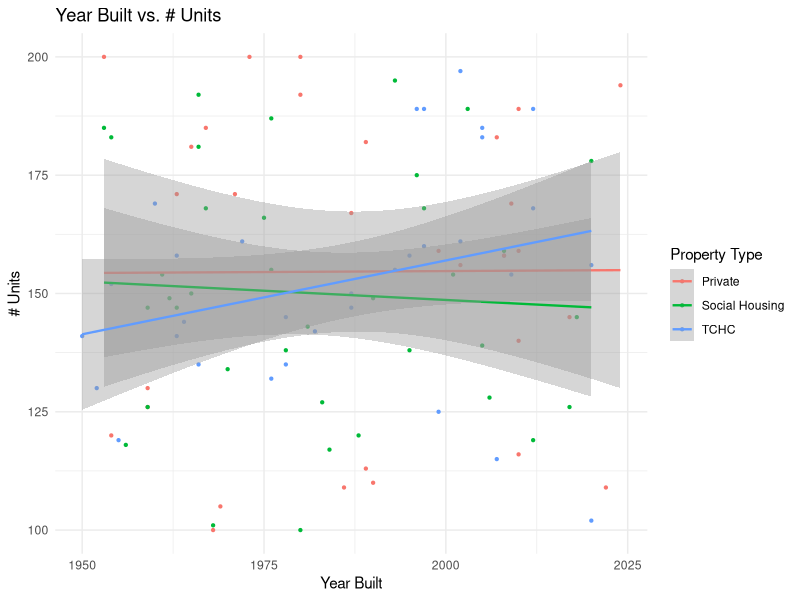

Reproduce this figure in R.
library(dplyr)
library(tidyverse)  

# create a simulate data of a group of building with their year, score, storeys,
# number of units and property type.

set.seed(66) # set seed for reproducibility

building_data <- tibble(
  Year = sample(1950:2024, 100, replace = TRUE),
  Score = sample(50:100, 100, replace = TRUE),
  Storeys = sample(10:100, 100, replace = TRUE),
  Units = sample(100:200, 100, replace = TRUE),
  Property_type = sample(c("Private", "Social Housing", "TCHC"), 100, replace = TRUE)
)

building_data

# create scatter plot 
ggplot(building_data, aes(x = Year, y = Units, color = Property_type)) +
  geom_point(size = 0.8) +
  geom_smooth(method = "lm", se = TRUE, size = 0.8) +
  labs(title = "Year Built vs. # Units",
       x = "Year Built",
       y = "# Units",
       color = "Property Type") +
  theme_minimal()

# create bar graph


